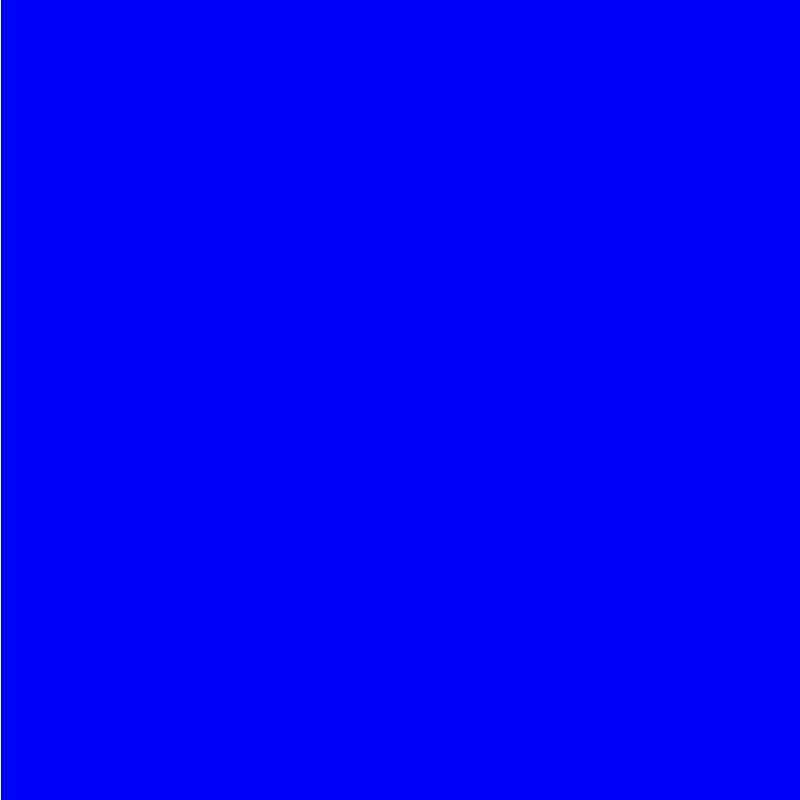
Frame 1 (no input)
Frame 60 (the mouse pressed at the canvas centre just before this capture): identical to frame 1, image omitted
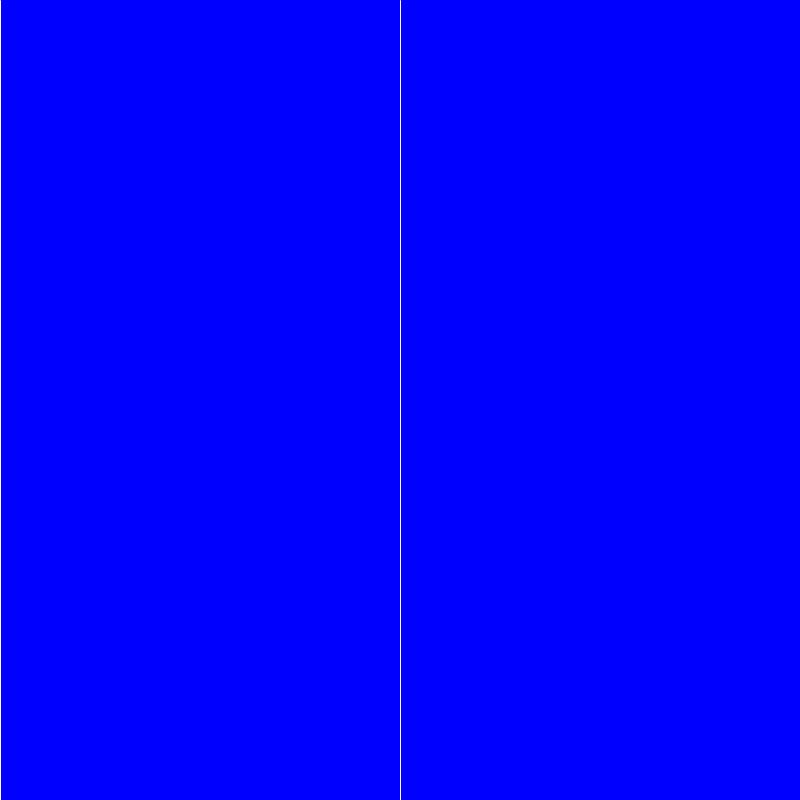
Frame 120 (the mouse held since frame 60 and released just before this capture)

The Processing sketch that drew these frames (run headless with seeded random() and noise(); from frame 60 on, the mouse is pressed at the canvas centre):

// Processing sketch: P04F_01_ForCycle_02
// ── P04F_01_ForCycle_02.pde
void setup() {
  size(800, 800);
  background(0, 0, 255);
  smooth();
}

void draw() {
  background(0, 0, 255);
  stroke(255);
  for (float i=0; i<=width; i++) {
    line((i*mouseX), 0, (i*mouseY), height);
  }
}
